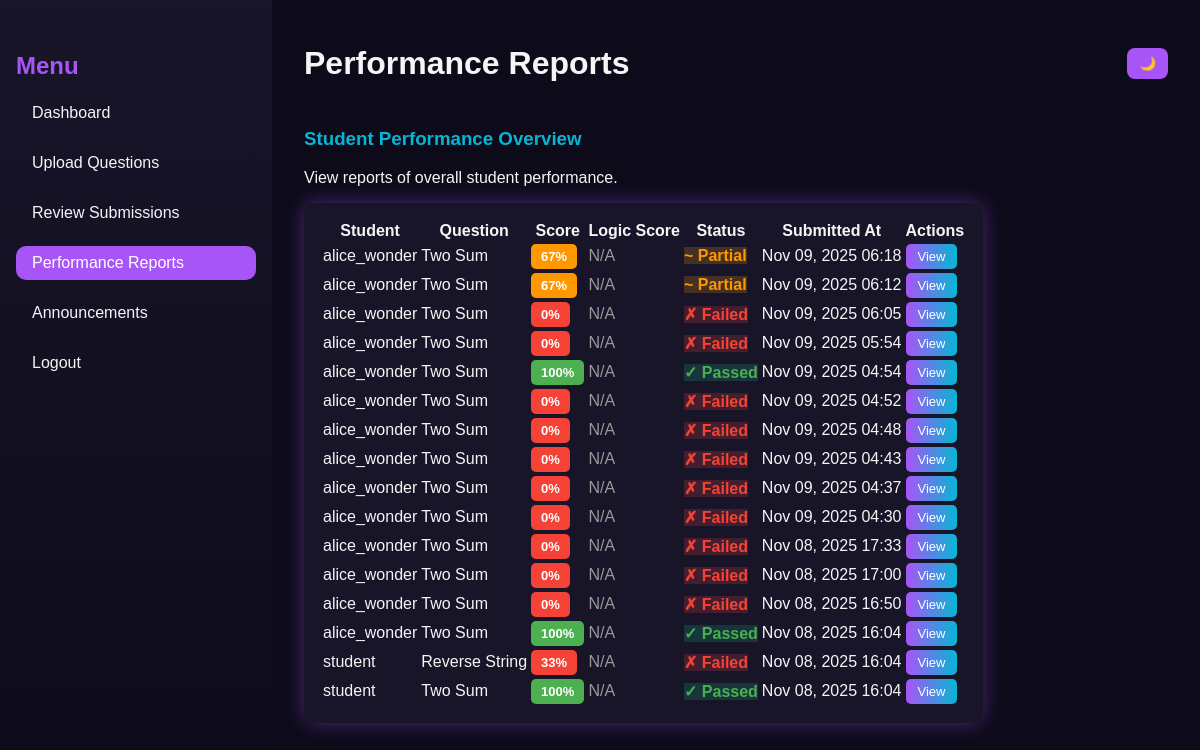
Before: /faculty/performance-reports/ (signed in) with the older database file.
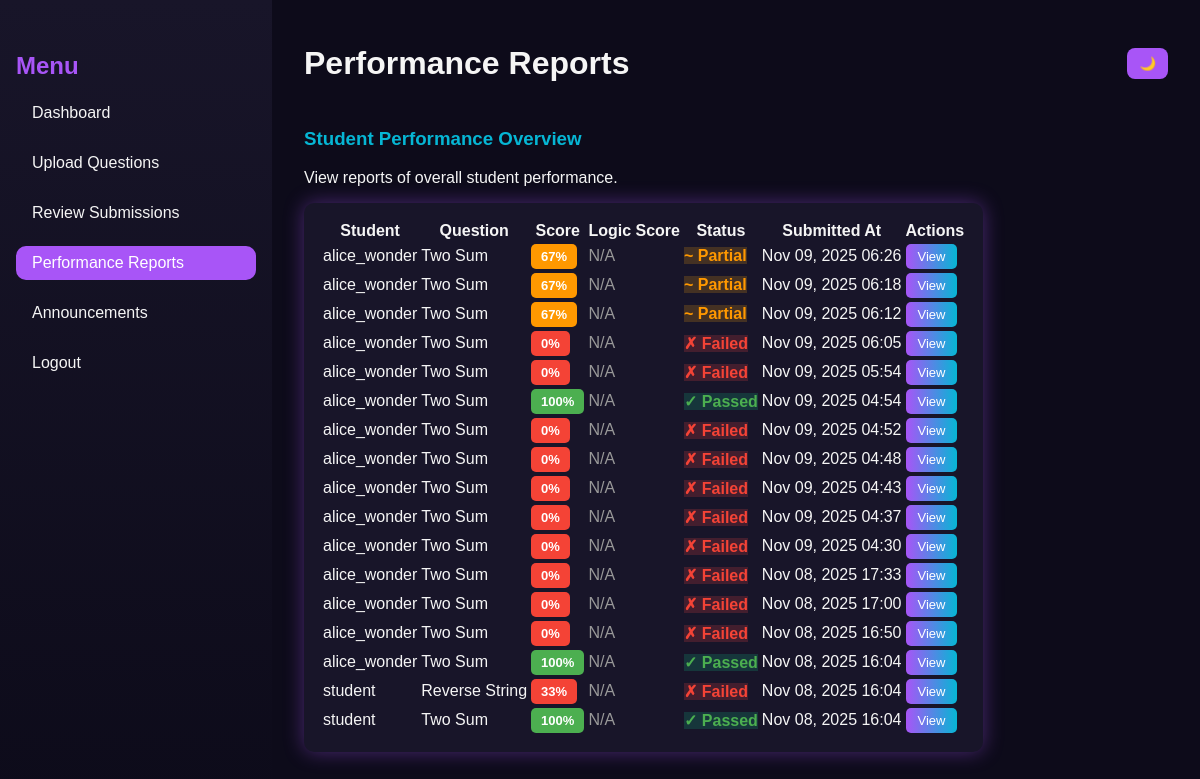
After: the same page with the newer database file.
### core/models.py (models this page shows, shortened)
class Submission(models.Model):
    student = models.ForeignKey(Student, on_delete=models.CASCADE)
    question = models.ForeignKey(Question, on_delete=models.CASCADE)
    code = models.TextField()
    language = models.CharField(max_length=20)
    result = models.JSONField(null=True, blank=True)  # store output, correctness, AI feedback
    score = models.FloatField(default=0)
    submitted_at = models.DateTimeField(auto_now_add=True)

class Student(models.Model):
    user = models.OneToOneField(User, on_delete=models.CASCADE)
    faculty = models.ForeignKey(Faculty, on_delete=models.SET_NULL, null=True, blank=True)
    group = models.CharField(max_length=100, blank=True, null=True)

class Question(models.Model):
    faculty = models.ForeignKey(Faculty, on_delete=models.CASCADE, related_name='questions')
    title = models.CharField(max_length=255)
    description = models.TextField()
    difficulty = models.CharField(
        max_length=20,
        choices=[('Easy', 'Easy'), ('Medium', 'Medium'), ('Hard', 'Hard')],
        default='Easy'
    )
    marks = models.IntegerField(default=0)
    created_at = models.DateTimeField(auto_now_add=True)
    example_input = models.TextField(blank=True)
    example_output = models.TextField(blank=True)
    constraints = models.TextField(blank=True)

### core/views.py (the view)
# urls.py: path('faculty/performance-reports/', views.performance_reports, name='performance_reports'),
@login_required
def performance_reports(request):
    submissions = Submission.objects.select_related('student__user', 'question').order_by('-submitted_at')
    return render(request, 'core/performance_reports.html', {"submissions": submissions})

### core/templates/core/performance_reports.html (shortened to what this page needs)
{% load static %}
<!DOCTYPE html>
<html lang="en">
<head>
  <link rel="stylesheet" href="{% static 'dynamic/CSS/faculty_dashboard.css' %}" />
</head>
<body>
  <div class="dashboard">
    <aside class="sidebar">
      <h2 class="menu-title">Menu</h2>
      <ul>
        <li><a href="{% url 'faculty_dashboard' %}">Dashboard</a></li>
        <li><a href="{% url 'upload_question' %}">Upload Questions</a></li>
        <li><a href="{% url 'review_submissions' %}">Review Submissions</a></li>
        <li><a href="{% url 'performance_reports' %}" class="active">Performance Reports</a></li>
        <li><a href="{% url 'faculty_announcements' %}">Announcements</a></li>
        <li><a href="{% url 'logout' %}">Logout</a></li>
      </ul>
    </aside>
    <main class="main-content">
      <header class="topbar">
        <h1>Performance Reports</h1>
        <div class="theme-toggle">
          <button id="themeToggle">🌙</button>
        </div>
      </header>
      <section class="overview">
        <h3>Student Performance Overview</h3>
        <p>View reports of overall student performance.</p>
        <table class="performance-table">
          <thead>
            <tr>
              <th>Student</th>
              <th>Question</th>
              <th>Score</th>
              <th>Logic Score</th>
              <th>Status</th>
              <th>Submitted At</th>
              <th>Actions</th>
            </tr>
          </thead>
          <tbody>
            {% for submission in submissions %}
              <tr>
                <td>{{ submission.student.user.username }}</td>
                <td>{{ submission.question.title }}</td>
                <td>
                  <span class="score-badge {% if submission.score >= 70 %}score-high{% elif submission.score >= 40 %}score-medium{% else %}score-low{% endif %}">
                    {{ submission.score|floatformat:0 }}%
                  </span>
                </td>
                <td>
                  {% if submission.result.logic_score is not None %}
                    <span class="logic-badge">{{ submission.result.logic_score }}/10</span>
                  {% else %}
                    <span style="color: #999;">N/A</span>
                  {% endif %}
                </td>
                <td>
                  {% if submission.score == 100 %}
                    <span class="status-passed">✓ Passed</span>
                  {% elif submission.score >= 50 %}
                    <span class="status-partial">~ Partial</span>
                  {% else %}
                    <span class="status-failed">✗ Failed</span>
                  {% endif %}
                </td>
                <td>{{ submission.submitted_at|date:"M d, Y H:i" }}</td>
                <td>
                  <button class="view-btn" onclick="showDetails({{ submission.id }})">View</button>
                </td>
              </tr>
            {% empty %}
              <tr>
                <td colspan="7">No submissions yet.</td>
              </tr>
            {% endfor %}
          </tbody>
        </table>
      </section>
    </main>
  </div>
</body>
</html>

### core/static/dynamic/CSS/faculty_dashboard.css (style rules this page uses)
:root { --bg-dark: #0d0b1a; --bg-light: #f4f4f8; --text-dark: #f5f5f5; --text-light: #222; --accent1: #a855f7; --accent2: #06b6d4; --card-dark: #181529; --card-light: #ffffff; --shadow-glow: 0 0 20px rgba(168, 85, 247, 0.4); }
body { font-family: "Poppins", sans-serif; margin: 0; background-color: var(--bg-dark); color: var(--text-dark); transition: background 0.4s, color 0.4s; }
.dashboard { display: flex; height: 100vh; }
.sidebar { width: 240px; background: linear-gradient(180deg, #181529, #0d0b1a); padding: 2rem 1rem; box-shadow: var(--shadow-glow); }
.sidebar .menu-title { color: var(--accent1); font-weight: 700; font-size: 1.5rem; margin-bottom: 1rem; }
.sidebar ul { list-style: none; padding: 0; }
.sidebar ul li { margin: 1rem 0; }
.sidebar ul li a { color: var(--text-dark); text-decoration: none; font-size: 1rem; display: block; padding: 0.5rem 1rem; border-radius: 10px; transition: background 0.3s; }
.sidebar ul li a:hover, .sidebar ul li a.active { background: var(--accent1); color: #fff; }
.main-content { flex: 1; background: var(--bg-dark); color: var(--text-dark); padding: 1.5rem 2rem; overflow-y: auto; transition: background 0.4s, color 0.4s; }
.topbar { display: flex; justify-content: space-between; align-items: center; }
.theme-toggle button { background: var(--accent1); border: none; padding: 8px 12px; border-radius: 8px; color: white; cursor: pointer; transition: 0.3s; }
.overview h3 { color: var(--accent2); margin-top: 1.5rem; }
.upload-form, .overview table { background: var(--card-dark); padding: 1rem; border-radius: 10px; box-shadow: var(--shadow-glow); margin-top: 1rem; }
.score-badge { padding: 4px 12px; border-radius: 6px; font-weight: 700; font-size: 0.9rem; }
.score-high { background: linear-gradient(135deg, #10b981, #34d399); color: white; }
.score-medium { background: linear-gradient(135deg, #f59e0b, #fbbf24); color: white; }
.score-low { background: linear-gradient(135deg, #ef4444, #f87171); color: white; }
.status-passed { background: rgba(16, 185, 129, 0.2); color: #10b981; }
.status-partial { background: rgba(245, 158, 11, 0.2); color: #f59e0b; }
.status-failed { background: rgba(239, 68, 68, 0.2); color: #ef4444; }

### core/templates/core/performance_reports.html (style rules this page uses)
.score-badge { padding: 5px 10px; border-radius: 5px; font-weight: 600; font-size: 13px; }
.score-high { background: #4caf50; color: white; }
.score-medium { background: #ff9800; color: white; }
.score-low { background: #f44336; color: white; }
.status-passed { color: #4caf50; font-weight: 600; }
.status-partial { color: #ff9800; font-weight: 600; }
.status-failed { color: #f44336; font-weight: 600; }
.view-btn { background: linear-gradient(90deg, #a855f7, #06b6d4); color: white; border: none; padding: 5px 12px; border-radius: 5px; cursor: pointer; font-size: 13px; }

Changed rows visible on the page:
added Submission: student.user.username "alice_wonder", question "Two Sum", score "67", shows "N/A", shows "~ Partial", submitted_at "Nov 09, 2025 06:26"
